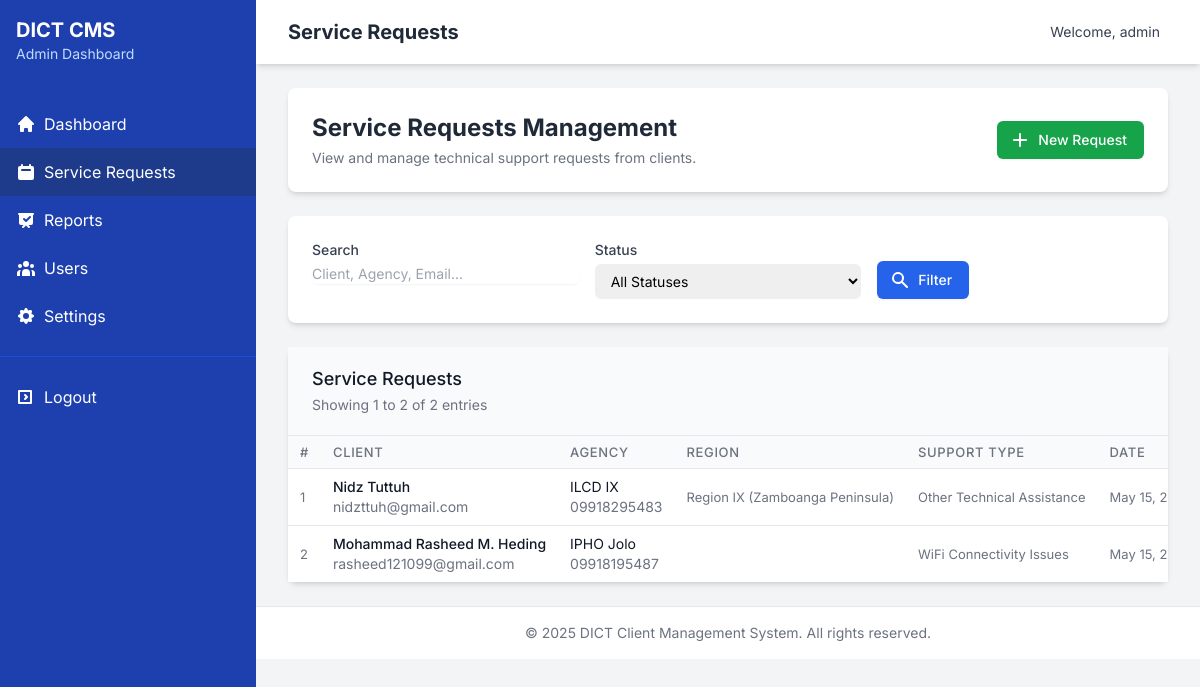
The app's page /admin/service-requests.php (signed in) with its own data.
### tables this page shows
CREATE TABLE `tech_support_requests` (
  `id` int(11) NOT NULL,
  `client_name` varchar(100) NOT NULL,
  `agency` varchar(100) NOT NULL,
  `email` varchar(100) NOT NULL,
  `phone` varchar(20) NOT NULL,
  `region_id` int(11) NOT NULL,
  `province_id` int(11) NOT NULL,
  `district_id` int(11) DEFAULT NULL,
  `municipality_id` int(11) NOT NULL,
  `support_type` varchar(100) NOT NULL,
  `issue_description` text NOT NULL,
  `date_requested` timestamp NOT NULL DEFAULT current_timestamp(),
  `date_assisted` timestamp NULL DEFAULT NULL,
  `date_resolved` timestamp NULL DEFAULT NULL,
  `assisted_by_id` int(11) DEFAULT NULL,
  `status` enum('Pending','In Progress','Resolved','Cancelled') DEFAULT 'Pending',
  `remarks` text DEFAULT NULL,
  `created_at` timestamp NOT NULL DEFAULT current_timestamp(),
  `updated_at` timestamp NOT NULL DEFAULT current_timestamp() ON UPDATE current_timestamp()
);

CREATE TABLE `regions` (
  `id` int(11) NOT NULL,
  `region_code` varchar(20) NOT NULL,
  `region_name` varchar(100) NOT NULL,
  `created_at` timestamp NOT NULL DEFAULT current_timestamp(),
  `updated_at` timestamp NOT NULL DEFAULT current_timestamp() ON UPDATE current_timestamp()
);

### admin/service-requests.php (the view, shortened to what the rows shown need)
<?php
require_once '../includes/db_connect.php';
require_once '../includes/crud_operations.php';
$search_term = isset($_GET['search']) ? sanitize_input($_GET['search']) : '';
$current_page = isset($_GET['page']) ? (int)$_GET['page'] : 1;
$records_per_page = 10;
$offset = ($current_page - 1) * $records_per_page;
$where = [];
try {
    if (!empty($search_term)) {
        $search_columns = ['client_name', 'agency', 'email', 'phone', 'support_type', 'issue_description'];
        $serviceRequests = search_records('tech_support_requests', $search_columns, $search_term, ['*'], 'date_requested DESC', $records_per_page, $offset);
        $total_records = count_records('tech_support_requests');
    } else {
        if (!empty($where)) {
            $serviceRequests = read_records('tech_support_requests', ['*'], $where, 'date_requested DESC', $records_per_page, $offset);
            $total_records = count_records('tech_support_requests', $where);
        } else {
            $serviceRequests = read_records('tech_support_requests', ['*'], [], 'date_requested DESC', $records_per_page, $offset);
        }
    }
} catch (Exception $e) {
    $error_message = "Error: " . $e->getMessage();
    $serviceRequests = [];
    $total_records = 0;
}
?>
<!DOCTYPE html>
<html lang="en">
<head>
    <script src="https://cdn.tailwindcss.com"></script>
</head>
<body class="bg-gray-100">
    <div class="min-h-screen flex">
        <div class="bg-blue-800 text-white w-64 flex-shrink-0">
            <div class="p-4">
                <h2 class="text-xl font-bold">DICT CMS</h2>
            </div>
                    </div>
        <div class="flex-1 main-content">
            <div class="bg-white shadow-md">
                <div class="mx-auto px-4 sm:px-6 lg:px-8">
                    <div class="flex justify-between h-16">
                        <div class="flex">
                            <div class="flex-shrink-0 flex items-center">
                                <h1 class="text-xl font-bold text-gray-800">Service Requests</h1>
                            </div>
                        </div>
                    </div>
                </div>
            </div>
            <main class="py-6">
                <div class="max-w-7xl mx-auto px-4 sm:px-6 lg:px-8">
                    <div class="bg-white rounded-lg shadow-md p-6 mb-6">
                        <div class="flex flex-col md:flex-row md:justify-between md:items-center">
                            <div>
                                <h2 class="text-2xl font-bold text-gray-800">Service Requests Management</h2>
                            </div>
                        </div>
                    </div>
                    <div class="bg-white rounded-lg shadow-md">
                        <div class="table-container">
                            <table class="min-w-full divide-y divide-gray-200 compact-table">
                                <thead class="bg-gray-50">
                                    <tr>
                                        <th scope="col" class="text-left text-xs font-medium text-gray-500 uppercase tracking-wider">#</th>
                                        <th scope="col" class="text-left text-xs font-medium text-gray-500 uppercase tracking-wider">Client</th>
                                        <th scope="col" class="text-left text-xs font-medium text-gray-500 uppercase tracking-wider">Agency</th>
                                        <th scope="col" class="text-left text-xs font-medium text-gray-500 uppercase tracking-wider">Region</th>
                                        <th scope="col" class="text-left text-xs font-medium text-gray-500 uppercase tracking-wider">Support Type</th>
                                        <th scope="col" class="text-left text-xs font-medium text-gray-500 uppercase tracking-wider">Date</th>
                                    </tr>
                                </thead>
                                <tbody class="bg-white divide-y divide-gray-200">
                                    <?php if (empty($serviceRequests)): ?>
                                    <tr>
                                        <td colspan="8" class="px-6 py-4 whitespace-nowrap text-center text-sm text-gray-500">
                                            No service requests found.
                                        </td>
                                    </tr>
                                    <?php else: ?>
                                        <?php
                                        $count = ($current_page - 1) * $records_per_page + 1;
                                        foreach ($serviceRequests as $request):
                                            $region_name = "";
                                            if (!empty($request['region_id'])) {
                                                $region = get_record_by_id('regions', $request['region_id']);
                                                if ($region) {
                                                    $region_name = $region['region_name'];
                                                }
                                            }
                                        ?>
                                        <tr>
                                            <td class="px-6 py-4 whitespace-nowrap text-sm text-gray-500"><?php echo $count++; ?></td>
                                            <td class="px-6 py-4 whitespace-nowrap">
                                                <div class="text-sm font-medium text-gray-900"><?php echo htmlspecialchars($request['client_name']); ?></div>
                                                <div class="text-sm text-gray-500"><?php echo htmlspecialchars($request['email']); ?></div>
                                            </td>
                                            <td class="px-6 py-4 whitespace-nowrap">
                                                <div class="text-sm text-gray-900"><?php echo htmlspecialchars($request['agency']); ?></div>
                                                <div class="text-sm text-gray-500"><?php echo htmlspecialchars($request['phone']); ?></div>
                                            </td>                                            <td class="px-6 py-4 whitespace-nowrap text-sm text-gray-500"><?php echo htmlspecialchars($region_name); ?></td>
                                            <td class="px-6 py-4 whitespace-nowrap text-sm text-gray-500"><?php echo htmlspecialchars($request['support_type']); ?></td>
                                            <td class="px-6 py-4 whitespace-nowrap text-sm text-gray-500">
                                                <?php echo date('M d, Y', strtotime($request['date_requested'])); ?>
                                            </td>
                                        </tr>                                        <?php endforeach; ?>
                                    <?php endif; ?>
                                </tbody>
                            </table>
                        </div>
                    </div>
                </div>
            </main>
        </div>
    </div>
</body>
</html>

### records on screen
tech_support_requests: client_name "Nidz Tuttuh", email "nidzttuh@gmail.com", agency "ILCD IX", phone "09918295483", region.region_name "Region IX (Zamboanga Peninsula)", support_type "Other Technical Assistance", date_requested "May 15,…"
tech_support_requests: client_name "Mohammad Rasheed M. Heding", email "rasheed121099@gmail.com", agency "IPHO Jolo", phone "09918195487", support_type "WiFi Connectivity Issues", date_requested "May 15,…"

### other values on screen
$_SESSION['username'] "admin"
min($total_records, 1 + (($current_page - 1) * $records_per_page)) "1"
min($total_records, $current_page * $records_per_page) "2"
$total_records "2"
